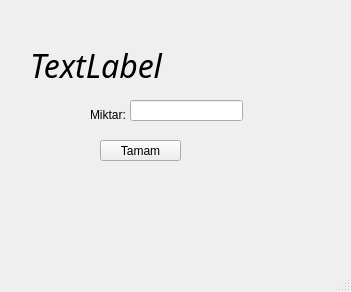
<?xml version="1.0" encoding="UTF-8"?>
<ui version="4.0">
 <class>MainWindow</class>
 <widget class="QMainWindow" name="MainWindow">
  <property name="geometry">
   <rect>
    <x>0</x>
    <y>0</y>
    <width>351</width>
    <height>292</height>
   </rect>
  </property>
  <property name="minimumSize">
   <size>
    <width>351</width>
    <height>292</height>
   </size>
  </property>
  <property name="maximumSize">
   <size>
    <width>351</width>
    <height>292</height>
   </size>
  </property>
  <property name="windowTitle">
   <string>MainWindow</string>
  </property>
  <widget class="QWidget" name="centralwidget">
   <widget class="QLabel" name="label">
    <property name="geometry">
     <rect>
      <x>90</x>
      <y>110</y>
      <width>35</width>
      <height>10</height>
     </rect>
    </property>
    <property name="text">
     <string>Miktar:</string>
    </property>
   </widget>
   <widget class="QLineEdit" name="lineEdit">
    <property name="geometry">
     <rect>
      <x>130</x>
      <y>100</y>
      <width>113</width>
      <height>21</height>
     </rect>
    </property>
   </widget>
   <widget class="QPushButton" name="pushButton">
    <property name="geometry">
     <rect>
      <x>100</x>
      <y>140</y>
      <width>81</width>
      <height>21</height>
     </rect>
    </property>
    <property name="text">
     <string>Tamam</string>
    </property>
   </widget>
   <widget class="QLabel" name="label_2">
    <property name="geometry">
     <rect>
      <x>30</x>
      <y>50</y>
      <width>281</width>
      <height>31</height>
     </rect>
    </property>
    <property name="font">
     <font>
      <family>Myriad Arabic</family>
      <pointsize>24</pointsize>
      <italic>true</italic>
     </font>
    </property>
    <property name="text">
     <string>TextLabel</string>
    </property>
   </widget>
  </widget>
  <widget class="QMenuBar" name="menubar">
   <property name="geometry">
    <rect>
     <x>0</x>
     <y>0</y>
     <width>351</width>
     <height>18</height>
    </rect>
   </property>
  </widget>
  <widget class="QStatusBar" name="statusbar"/>
 </widget>
 <resources/>
 <connections/>
</ui>
